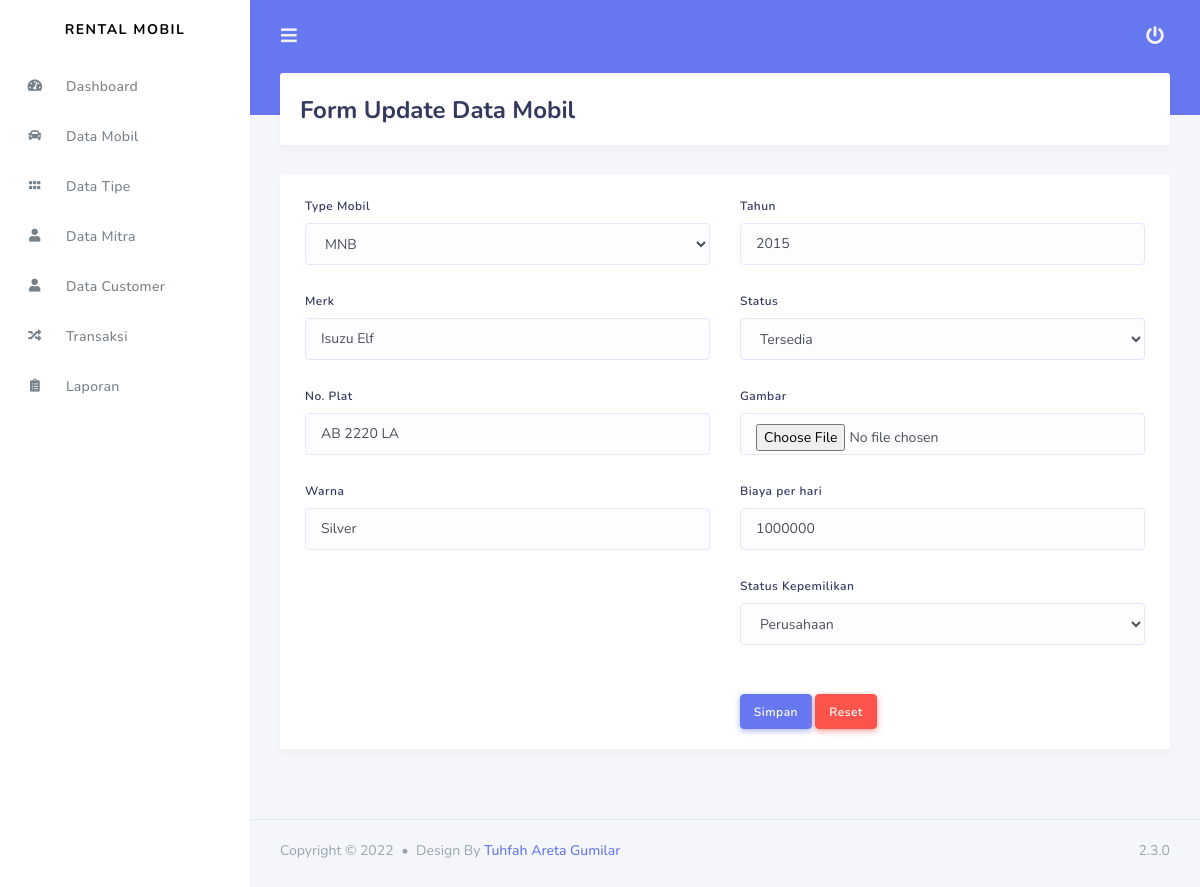
Screenshot of /admin/data_mobil/update_mobil/11 with the database file from the repository.
### tables this page shows
CREATE TABLE `tb_mobil` (
  `id_mobil` int(11) NOT NULL AUTO_INCREMENT,
  `id_admin` int(11) DEFAULT NULL,
  `id_mitra` int(11) DEFAULT NULL,
  `kode_tipe` varchar(120) DEFAULT NULL,
  `merk` varchar(120) DEFAULT NULL,
  `no_plat` varchar(20) DEFAULT NULL,
  `warna` varchar(30) DEFAULT NULL,
  `tahun` varchar(4) DEFAULT NULL,
  `status` varchar(50) DEFAULT NULL,
  `status_kepemilikan` char(1) DEFAULT NULL,
  `biaya` float DEFAULT '0',
  `gambar` varchar(255) DEFAULT NULL,
  PRIMARY KEY (`id_mobil`),
  KEY `id_mitra` (`id_mitra`),
  KEY `id_admin` (`id_admin`),
  CONSTRAINT `tb_mobil_ibfk_1` FOREIGN KEY (`id_admin`) REFERENCES `tb_admin` (`id_admin`) ON DELETE CASCADE ON UPDATE CASCADE,
  CONSTRAINT `tb_mobil_ibfk_2` FOREIGN KEY (`id_mitra`) REFERENCES `tb_mitra` (`id_mitra`) ON DELETE CASCADE ON UPDATE CASCADE
);

CREATE TABLE `tipe` (
  `id_type` int(11) NOT NULL AUTO_INCREMENT,
  `kode_tipe` varchar(20) NOT NULL,
  `nama_tipe` varchar(120) NOT NULL,
  PRIMARY KEY (`id_type`)
);

### application/controllers/admin/Data_mobil.php (called while the page is built, shortened)
<?php
class Data_mobil extends CI_Controller
{
	public function update_mobil($id)
	{
		$data['tb_mobil'] = $this->db->query("SELECT * FROM tb_mobil mb, tipe tp WHERE mb.kode_tipe=tp.kode_tipe AND mb.id_mobil='$id'")->row();
		$data['tipe'] = $this->rental_model->get_data('tipe')->result();
		$data['mitra'] = $this->db->get('tb_mitra')->result();
		$data['admin'] = $this->db->get('tb_admin')->result();
		$this->load->view('templates_admin/header');
		$this->load->view('templates_admin/sidebar');
		$this->load->view('admin/form_update_mobil', $data);
		$this->load->view('templates_admin/footer');
	}
}

### index.php (called while the page is built, shortened)
<?php
require_once BASEPATH . 'core/CodeIgniter.php';

### application/views/admin/form_update_mobil.php (the view, shortened to what this page needs)
<div class="main-content">
	<section class="section">
		<div class="section-header">
			<h1>Form Update Data Mobil</h1>
		</div>
		<div class="card">
			<div class="card-body">
				<form method="POST" action="<?php echo base_url('admin/data_mobil/update_mobil_aksi')	  ?>" enctype="multipart/form-data">
					<div class="row">
						<div class="col-md-6">
							<div class="form-group">
								<label>Type Mobil</label>
								<select name="kode_tipe" class="form-control">
									<option value="<?php echo $tb_mobil->kode_tipe ?>"><?php echo $tb_mobil->kode_tipe ?>
									</option>
								</select>
							</div>
							<div class="form-group">
								<label>Merk</label>
								<input type="text" name="merk" class="form-control" value="<?php echo $tb_mobil->merk ?>">
							</div>
							<div class="form-group">
								<label>No. Plat</label>
								<input type="text" name="no_plat" class="form-control" value="<?php echo $tb_mobil->no_plat ?>">
							</div>
							<div class="form-group">
								<label>Warna</label>
								<input type="text" name="warna" class="form-control" value="<?php echo $tb_mobil->warna ?>">
							</div>
						</div>
						<div class="col-md-6">
							<div class="form-group">
								<label>Tahun</label>
								<input type="text" name="tahun" class="form-control" value="<?php echo $tb_mobil->tahun ?>">
							</div>
							<div class="form-group">
								<label>Status</label>
								<select name="status" class="form-control">
									<option <?php if ($tb_mobil->status == "1") {
												echo "selected='selected'";
											}
											echo $tb_mobil->status; ?> value="1">Tersedia</option>
								</select>
							</div>
							<div class="form-group">
								<label>Gambar</label>
								<input type="file" name="gambar" class="form-control">
							</div>
							<div class="form-group">
								<label>Biaya per hari</label>
								<input type="number" name="biaya" class="form-control" min="1" value="<?php echo $tb_mobil->biaya ?>">
							</div>
							<div class="form-group">
								<label>Status Kepemilikan</label>
								<select name="status_kepemilikan" id="status_kepemilikan" class="form-control" style="height:42px">
									<option value="0" <?= $tb_mobil->status_kepemilikan == 0 ? 'selected' : '' ?>>Perusahaan</option>
								</select>
							</div>
							<button type="submit" class="btn btn-primary mt-4">Simpan</button>
							<button type="reset" class="btn btn-danger mt-4">Reset</button>
						</div>
					</div>
				</form>
			</div>
		</div>
	</section>
</div>

### rows the page displays
tb_mobil: kode_tipe "MNB", merk "Isuzu Elf", no_plat "AB 2220 LA", warna "Silver", tahun "2015", status "Tersedia", biaya "1000000", status_kepemilikan "Perusahaan"
